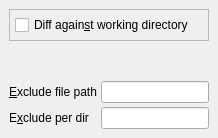
       <widget class="QWidget" name="WorkingDir">
        <attribute name="title">
         <string>&amp;Working directory</string>
        </attribute>
        <layout class="QHBoxLayout">
         <property name="spacing">
          <number>6</number>
         </property>
         <property name="margin">
          <number>9</number>
         </property>
         <item>
          <layout class="QVBoxLayout">
           <property name="spacing">
            <number>0</number>
           </property>
           <property name="margin">
            <number>0</number>
           </property>
           <item>
            <widget class="QFrame" name="frame_3">
             <property name="frameShape">
              <enum>QFrame::StyledPanel</enum>
             </property>
             <property name="frameShadow">
              <enum>QFrame::Raised</enum>
             </property>
             <layout class="QHBoxLayout">
              <property name="spacing">
               <number>4</number>
              </property>
              <property name="margin">
               <number>5</number>
              </property>
              <item>
               <widget class="QCheckBox" name="checkBoxDiffCache">
                <property name="toolTip">
                 <string>Check to see git status. You need this to commit changes</string>
                </property>
                <property name="text">
                 <string>Diff again&amp;st working directory</string>
                </property>
                <property name="shortcut">
                 <string>Alt+S</string>
                </property>
               </widget>
              </item>
             </layout>
            </widget>
           </item>
           <item>
            <spacer>
             <property name="orientation">
              <enum>Qt::Vertical</enum>
             </property>
             <property name="sizeHint" stdset="0">
              <size>
               <width>20</width>
               <height>40</height>
              </size>
             </property>
            </spacer>
           </item>
           <item>
            <layout class="QGridLayout">
             <property name="margin">
              <number>0</number>
             </property>
             <property name="spacing">
              <number>4</number>
             </property>
             <item row="1" column="1">
              <widget class="QLineEdit" name="lineEditExcludePerDir">
               <property name="toolTip">
                <string>Exclude patterns file that apply only to the
	directory and its subdirectories</string>
               </property>
              </widget>
             </item>
             <item row="0" column="1">
              <widget class="QLineEdit" name="lineEditExcludeFile">
               <property name="toolTip">
                <string>Exclude patterns are read from this file one per line</string>
               </property>
              </widget>
             </item>
             <item row="1" column="0">
              <widget class="QLabel" name="textLabelExcludePerDir">
               <property name="text">
                <string>E&amp;xclude per dir</string>
               </property>
               <property name="wordWrap">
                <bool>false</bool>
               </property>
               <property name="buddy">
                <cstring>lineEditExcludePerDir</cstring>
               </property>
              </widget>
             </item>
             <item row="0" column="0">
              <widget class="QLabel" name="textLabelExcludeFile">
               <property name="text">
                <string>&amp;Exclude file path</string>
               </property>
               <property name="wordWrap">
                <bool>false</bool>
               </property>
               <property name="buddy">
                <cstring>lineEditExcludeFile</cstring>
               </property>
              </widget>
             </item>
            </layout>
           </item>
          </layout>
         </item>
        </layout>
       </widget>
